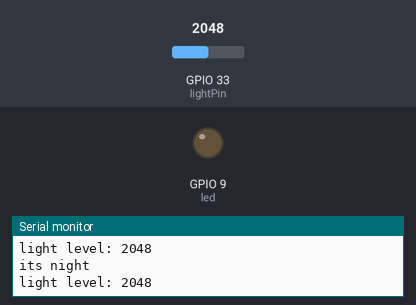
A sketch run on a simulated ESP32. On the bench: output pins drawn as LEDs (lit = HIGH), the last lines printed to the serial monitor. The test bench sets the inputs (shaded band); at power-on: GPIO 33 (lightPin) = 2048.

Above: at 1.2 s.
1.3 s: GPIO 33 (lightPin) set to 420
2.8 s: GPIO 33 (lightPin) set to 362
At 4.0 s:
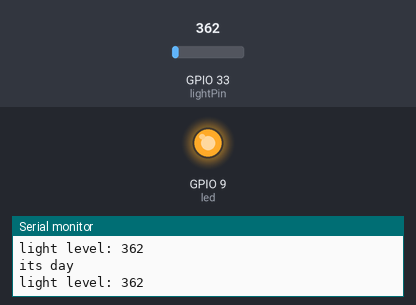
4.3 s: GPIO 33 (lightPin) set to 440
At 5.5 s:
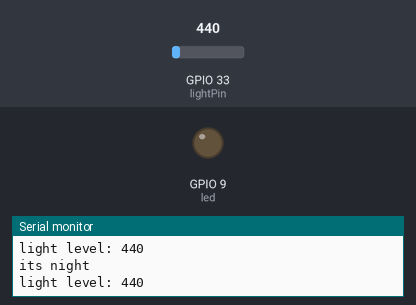
5.9 s: GPIO 33 (lightPin) set to 360
At 6.8 s:
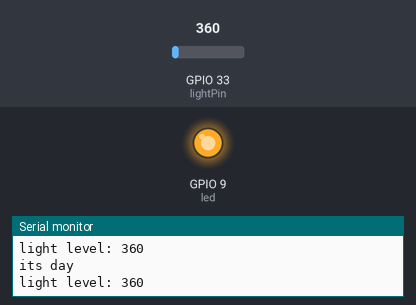
Timing chart, 0 to 8.5 s (numbered marks = the images above; inputs shaded):
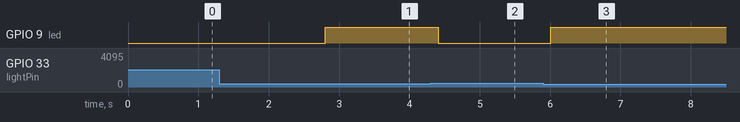

Measured:
- the behaviour switches between 401 and 400 on GPIO 33 (lightPin) (found by bisection; images 0 and 1)
- after the input at 2.8 s, GPIO 9 (led): LOW → HIGH at once
- after the input at 4.3 s, GPIO 9 (led): HIGH → LOW after 0.11 s
- after the input at 5.9 s, GPIO 9 (led): LOW → HIGH after 0.11 s

The sketch:

light_sensor.ino
```cpp
const int lightPin = A5;
const int digitalPin = 8;
const int led = 9;

void setup() {
  Serial.begin(9600);
  pinMode(digitalPin, INPUT);
  pinMode(led, OUTPUT);
}

void loop() {

  int light = analogRead(lightPin);

  if(light <= 400) {
    Serial.println("its day");
    digitalWrite(led, HIGH);
  }else {
    Serial.println("its night");
    digitalWrite(led, LOW);
  }

  Serial.print("light level: ");
  Serial.println(light);

  delay(200);
}
```
